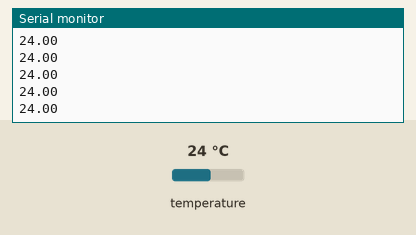
Recording of a sketch running on a simulated Arduino Uno, built with avr-gcc and run on an emulated ATmega328P. Shown: the last lines printed to the serial monitor. The test bench sets the inputs (shaded band); at power-on: temperature 24 °C.

Above: at 1.2 s.
1.3 s: temperature set to 12 °C
At 1.59 s:
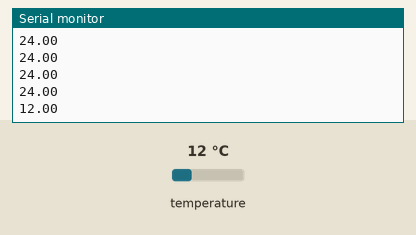
2.8 s: temperature set to 19 °C
At 2.8 s:
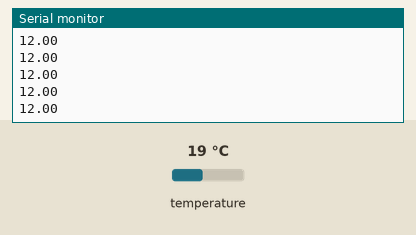
Timing chart, 0 to 5.8 s (numbered marks = the images above; inputs shaded):
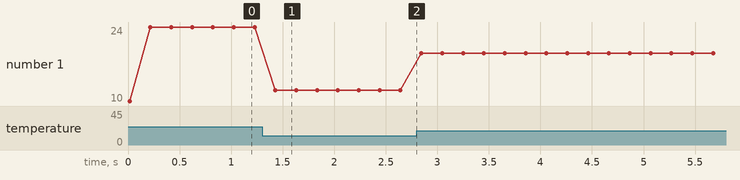

The sketch:

thermistor3.ino
```cpp
#include <OneWire.h>
#include <DallasTemperature.h>

// Data wire is plugged into pin 2 on the Arduino
#define ONE_WIRE_BUS 2

// Setup a oneWire instance to communicate with any OneWire devices
// (not just Maxim/Dallas temperature ICs)
OneWire oneWire(ONE_WIRE_BUS);

// Pass our oneWire reference to Dallas Temperature.
DallasTemperature sensors(&oneWire);

void setup(void)
{
  // start serial port
  Serial.begin(57600);
  Serial.println("Dallas Temperature IC Control Library Demo");

  // Start up the library
  sensors.begin();
  sensors.setResolution(10);
  Serial.println(sensors.getResolution()); // Why "byIndex"?
}


void loop(void)
{
  // call sensors.requestTemperatures() to issue a global temperature
  // request to all devices on the bus
//  Serial.print(" Requesting temperatures...");
  sensors.requestTemperatures(); // Send the command to get temperatures
//  Serial.println("DONE");

//  Serial.print("Temperature for Device 1 is: ");
  Serial.println(sensors.getTempCByIndex(0)); // Why "byIndex"?

    // You can have more than one IC on the same bus.
    // 0 refers to the first IC on the wire

}
```

Measured:
- after the input at 1.3 s, the serial monitor: prints a new line after 0.13 s (image 1)
- plotted number 1: 24 → 12 after the input at 1.3 s, 12 → 19 after the input at 2.8 s
